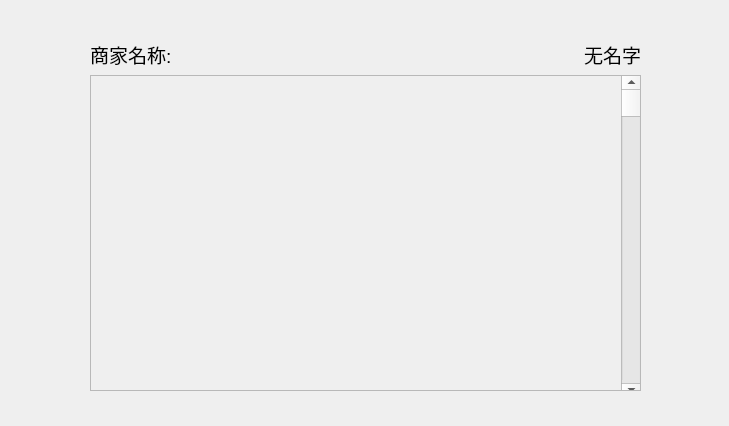
<?xml version="1.0" encoding="UTF-8"?>
<ui version="4.0">
 <class>info_restaurant</class>
 <widget class="QWidget" name="info_restaurant">
  <property name="geometry">
   <rect>
    <x>0</x>
    <y>0</y>
    <width>729</width>
    <height>426</height>
   </rect>
  </property>
  <property name="windowTitle">
   <string>Form</string>
  </property>
  <widget class="QWidget" name="">
   <property name="geometry">
    <rect>
     <x>90</x>
     <y>40</y>
     <width>551</width>
     <height>351</height>
    </rect>
   </property>
   <layout class="QVBoxLayout" name="verticalLayout">
    <item>
     <layout class="QHBoxLayout" name="horizontalLayout_2">
      <item>
       <layout class="QHBoxLayout" name="horizontalLayout">
        <item>
         <widget class="QLabel" name="label">
          <property name="text">
           <string>&lt;html&gt;&lt;head/&gt;&lt;body&gt;&lt;p&gt;&lt;span style=&quot; font-size:14pt;&quot;&gt;商家名称:&lt;/span&gt;&lt;/p&gt;&lt;/body&gt;&lt;/html&gt;</string>
          </property>
         </widget>
        </item>
        <item>
         <spacer name="horizontalSpacer">
          <property name="orientation">
           <enum>Qt::Orientation::Horizontal</enum>
          </property>
          <property name="sizeHint" stdset="0">
           <size>
            <width>40</width>
            <height>20</height>
           </size>
          </property>
         </spacer>
        </item>
       </layout>
      </item>
      <item>
       <widget class="QLabel" name="label_2">
        <property name="text">
         <string>&lt;html&gt;&lt;head/&gt;&lt;body&gt;&lt;p&gt;&lt;span style=&quot; font-size:14pt;&quot;&gt;无名字&lt;/span&gt;&lt;/p&gt;&lt;/body&gt;&lt;/html&gt;</string>
        </property>
       </widget>
      </item>
     </layout>
    </item>
    <item>
     <widget class="QScrollArea" name="scrollArea">
      <property name="widgetResizable">
       <bool>true</bool>
      </property>
      <widget class="QWidget" name="scrollAreaWidgetContents">
       <property name="geometry">
        <rect>
         <x>0</x>
         <y>0</y>
         <width>547</width>
         <height>319</height>
        </rect>
       </property>
       <widget class="QScrollBar" name="verticalScrollBar">
        <property name="geometry">
         <rect>
          <x>530</x>
          <y>0</y>
          <width>21</width>
          <height>321</height>
         </rect>
        </property>
        <property name="orientation">
         <enum>Qt::Orientation::Vertical</enum>
        </property>
       </widget>
      </widget>
     </widget>
    </item>
   </layout>
  </widget>
 </widget>
 <resources/>
 <connections/>
</ui>
